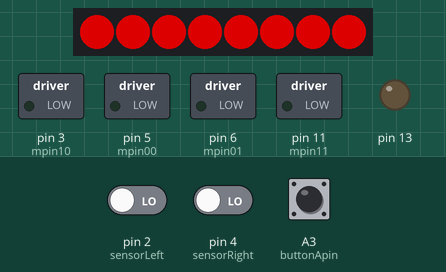
Bench run of a sketch on a simulated Arduino Uno, built with avr-gcc and run on an emulated ATmega328P. Shown: 8 RGB LEDs in strip order, left to right, switched loads named in the sketch (green lamp = pin HIGH), output pins drawn as LEDs (lit = HIGH). The inputs (shaded band) are chosen by the test bench; at power-on: A3 (buttonApin) HIGH, pin 4 (sensorRight) LOW, pin 2 (sensorLeft) LOW. Dim RGB values are drawn brighter than linear.

Above: at 2.2 s.
2.3 s: A3 (buttonApin) pulled LOW for 0.15 s
At 3.8 s:
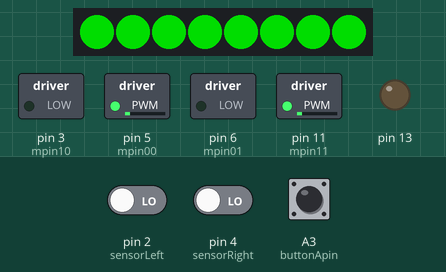
5.4 s: pin 4 (sensorRight) driven HIGH
At 6.1 s:
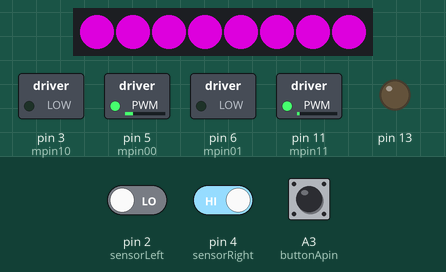
8.4 s: pin 4 (sensorRight) driven LOW
At 9.8 s:
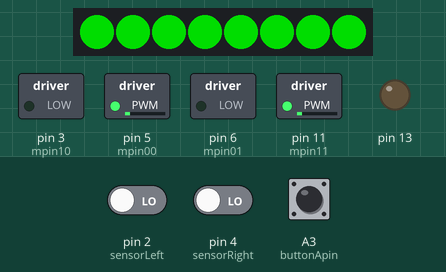
11.4 s: pin 2 (sensorLeft) driven HIGH
At 12.5 s:
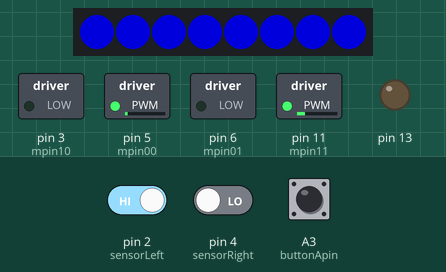
14.4 s: pin 2 (sensorLeft) driven LOW
At 15.0 s:
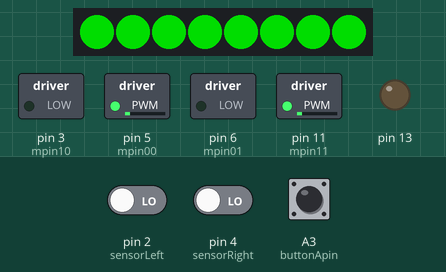
17.4 s: pin 2 (sensorLeft) driven HIGH
At 18.7 s:
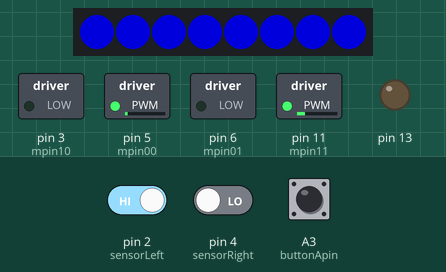
Timing chart, 0 to 20.4 s (numbered marks = the images above; inputs shaded):
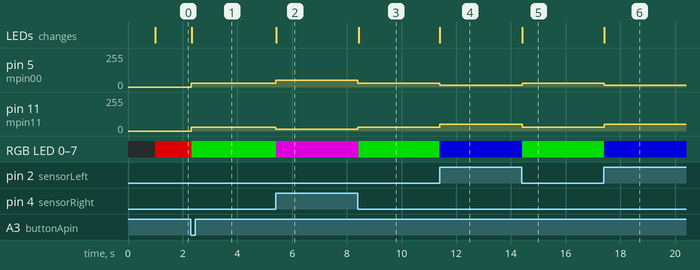

The sketch:

LineFollowingRobot.ino
```cpp
#include <Adafruit_NeoPixel.h>
#ifdef __AVR__
 #include <avr/power.h> // Required for 16 MHz Adafruit Trinket
#endif
#include <Servo.h>
// Pinii motor 1
#define mpin00 5
#define mpin01 6
// Pinii motor 2
#define mpin10 3
#define mpin11 11

#define PIN 8
#define NUMPIXELS 8

Adafruit_NeoPixel pixels(NUMPIXELS, PIN, NEO_GRB + NEO_KHZ800);
const int sensorLeft = 2;
const int sensorRight = 4;

int sensorStateLeft = 0;
int sensorStateRight = 0;

int buttonApin = A3;
int ok = 0;

void setup() {
  pixels.begin();

  pinMode(buttonApin, INPUT_PULLUP);

  // configurarea pinilor motor ca iesire, initial valoare 0
  digitalWrite(mpin00, 0);
  digitalWrite(mpin01, 0);
  digitalWrite(mpin10, 0);
  digitalWrite(mpin11, 0);
  pinMode(mpin00, OUTPUT);
  pinMode(mpin01, OUTPUT);
  pinMode(mpin10, OUTPUT);
  pinMode(mpin11, OUTPUT);
  // pin LED
  pinMode(13, OUTPUT);
  delay(1000);
}

// Functie pentru controlul unui motor
// Intrare: pinii m1 si m2, directia si viteza
void StartMotor(int m1, int m2, int forward, int speed) {
  if (speed == 0)  // oprire
  {
    digitalWrite(m1, 0);
    digitalWrite(m2, 0);
  } else {
    if (forward) {
      digitalWrite(m2, 0);
      analogWrite(m1, speed);  // folosire PWM
    } else {
      digitalWrite(m1, 0);
      analogWrite(m2, speed);
    }
  }
}

// Functie de siguranta
// Executa oprire motoare, urmata de delay
void delayStopped(int ms) {
  StartMotor(mpin00, mpin01, 0, 0);
  StartMotor(mpin10, mpin11, 0, 0);
  delay(ms);
}

void loop() {
  pixels.clear();


  if (digitalRead(buttonApin) == LOW)
  {
    ok = 1;
  }

  if (ok == 1) {
    if ((digitalRead(sensorLeft)==0) && (digitalRead(sensorRight)==0)) {
         for(int i=0; i<NUMPIXELS; i++) {
          pixels.setPixelColor(i, pixels.Color(0, 150, 0));
          pixels.show();
        }
        forward();
    }
    if ((digitalRead(sensorLeft)==1) && (digitalRead(sensorRight)==0)) {
        for(int i=0; i<NUMPIXELS; i++) {
          pixels.setPixelColor(i, pixels.Color(0, 0, 150));
          pixels.show();
        }
        turnRight();
    }
    if ((digitalRead(sensorLeft)==0) && (digitalRead(sensorRight)==1)) {
        for(int i=0; i<NUMPIXELS; i++) {
          pixels.setPixelColor(i, pixels.Color(150, 0, 150));
          pixels.show();
        }
        turnLeft();
    }
    if ((digitalRead(sensorLeft)==1) && (digitalRead(sensorRight)==1)) {
        for(int i=0; i<NUMPIXELS; i++) {
          pixels.setPixelColor(i, pixels.Color(150, 0, 0));
          pixels.show();
        }
        stop();
    }
  } else {
    for(int i=0; i<NUMPIXELS; i++) {
      pixels.setPixelColor(i, pixels.Color(150, 0, 0));
      pixels.show();
    }
  }
}

void forward() {
  StartMotor(mpin00, mpin01, 1, 30);
  StartMotor(mpin10, mpin11, 0, 30);
}

void turnRight() {
  StartMotor(mpin00, mpin01, 1, 15);
  StartMotor(mpin10, mpin11, 0, 50);
}

void turnLeft() {
  StartMotor(mpin00, mpin01, 1, 50);
  StartMotor(mpin10, mpin11, 0, 15);
}

void stop() {
  StartMotor(mpin00, mpin01, 0, 0);
  StartMotor(mpin10, mpin11, 0, 0);
}
```

Measured:
- after the input at 2.3 s, pin 5 (mpin00), pin 11 (mpin11): 0/255 → 30/255 at once; the LEDs: change at once (image 1)
- after the input at 5.4 s, pin 5 (mpin00): 30/255 → 50/255 at once; pin 11 (mpin11): 30/255 → 15/255 at once; the LEDs: change at once (image 2)
- after the input at 8.4 s, pin 5 (mpin00): 50/255 → 30/255 at once; pin 11 (mpin11): 15/255 → 30/255 at once; the LEDs: change at once (image 3)
- after the input at 11.4 s, pin 5 (mpin00): 30/255 → 15/255 at once; pin 11 (mpin11): 30/255 → 50/255 at once; the LEDs: change at once (image 4)
- after the input at 14.4 s, pin 5 (mpin00): 15/255 → 30/255 at once; pin 11 (mpin11): 50/255 → 30/255 at once; the LEDs: change at once (image 5)
- after the input at 17.4 s, pin 5 (mpin00): 30/255 → 15/255 at once; pin 11 (mpin11): 30/255 → 50/255 at once; RGB LED 0–7: RGB(0, 150, 0) → RGB(0, 0, 150) at once; the LEDs: change at once (image 6)
